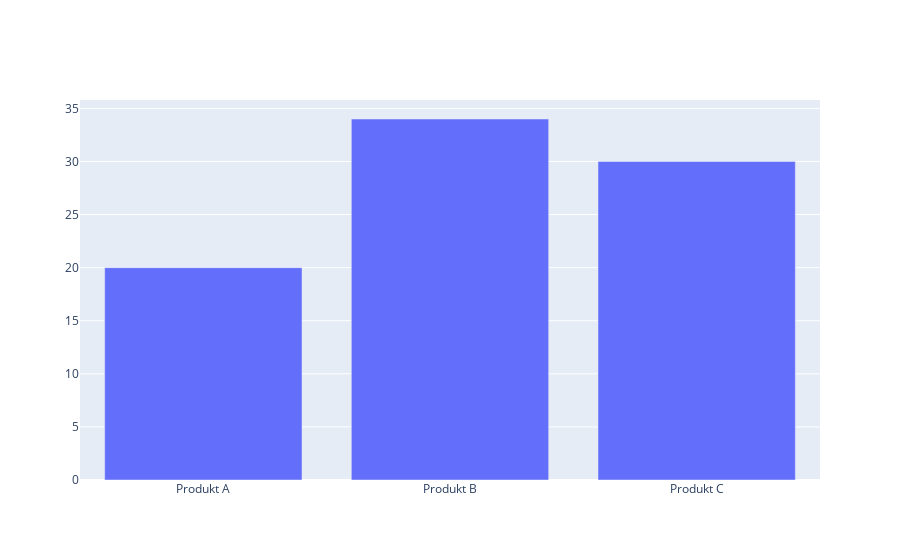

Here is the notebook cell this chart was saved with:
### Markdown cell above
# Stĺpcový graf
Sú užitočné na porovnávanie hodnôt medzi rôznymi kategóriami. Tento príklad ukazuje, ako vytvoriť základný stĺpcový graf.

### Code cell
import plotly.graph_objects as go

# Dáta pre graf
categories = ['Produkt A', 'Produkt B', 'Produkt C']
values = [20, 34, 30]

# Vytvorenie grafu
fig = go.Figure(data=go.Bar(x=categories, y=values))

# Zobrazenie grafu
fig.show()

### Figure 1 — Plotly figure (JSON) as saved in the notebook; plotly's stock layout.template omitted (floating-point values rounded to 4 significant figures)
{"data": [{"x": ["Produkt A", "Produkt B", "Produkt C"], "y": [20, 34, 30], "type": "bar"}], "layout": {}}
